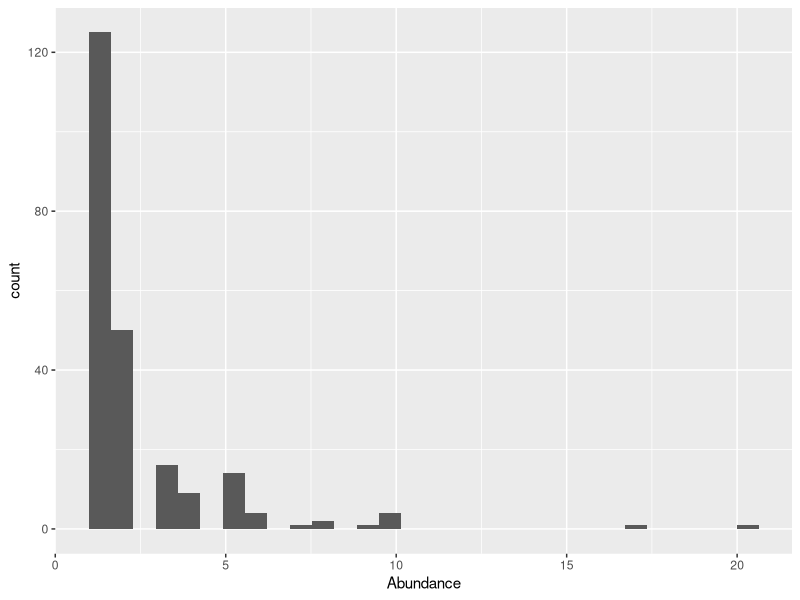

This figure's R source: (Note: this script raises an error after producing the figure.)
## ---- chunk 1
knitr::opts_chunk$set(echo = TRUE)
## ---- chunk 2
# RLS data wrangling course
# CJ Brown 
#2020-07-23
## ---- chunk 3
library(readr)
## ---- chunk 4
dat <- read_csv("data-raw/Rottnest-Island-UVC.csv")
## ---- chunk 5
str(dat)
names(dat)
nrow(dat)
head(dat)
tail(dat)
length(unique(dat$SurveyID))
length(unique(dat$SpeciesID))
unique(dat$Sizeclass)
table(dat$Method)
## ---- chunk 6
library(dplyr)
## ---- chunk 7
datscarus <- filter(dat, CURRENT_TAXONOMIC_NAME == "Scarus ghobban")
## ---- chunk 8
library(ggplot2)
## ---- chunk 9
ggplot(datscarus) + 
  aes(x = Abundance) + 
  geom_histogram()
## ---- chunk 10
ggplot(datscarus) + 
  aes(x = Abundance, y = Biomass) +
  geom_point()
## ---- chunk 11
ggplot(datscarus) + 
  aes(x = Abundance, y = Biomass, color = Sizeclass) +
  geom_point()
## ---- chunk 12
survdat <- read_csv("data-raw/Rottnest-Island-surveys.csv")
datscarus2 <- left_join(datscarus, survdat, by = "SurveyID")
## ---- chunk 13
nrow(datscarus)
nrow(datscarus2)
## ---- chunk 14
library(lubridate)
datscarus2$year <- year(datscarus2$SurveyDate)
## ---- chunk 15
ggplot(datscarus2) + 
  aes(x = year, y = Abundance) + 
  geom_point()
## ---- chunk 16
ggplot(datscarus2) + 
  aes(x = year, y = Abundance) + 
  geom_point() +
  stat_smooth()
## ---- chunk 17
sdat <- read_csv("data-raw/Rottnest-Island-sites.csv")
dat2 <- left_join(dat, survdat, by = "SurveyID")
nrow(dat)
length(unique(dat$SurveyID))
length(unique(dat2$SurveyID))
nrow(dat2)
dat2 <- left_join(dat2, sdat, by = "SiteCode")
nrow(dat2)
length(unique(dat2$SurveyID))
## ---- chunk 18
dat2$year <- year(dat2$SurveyDate)
dat2g <- group_by(dat2, SurveyID)
datA <- summarize(dat2g, 
                  sum_abund = sum(Abundance))

## ---- chunk 19
ggplot(datA) + 
  aes(x = sum_abund, color = NULL) +
  geom_histogram()
## ---- chunk 20
dat3 <- filter(dat2, !is.na(TempTrop_23cutoff))
dat3g <- group_by(dat3, SurveyID, SiteCode, year, TempTrop_23cutoff)
dat4 <- summarize(dat3g, 
                  sum_abund = sum(Abundance, na.rm = TRUE))

## ---- chunk 21
ggplot(dat4) + 
  aes(x = year, y = sum_abund, color = TempTrop_23cutoff) +
  geom_point() +
  stat_smooth()
## ---- chunk 22
library(tidyr)
dat5 <- pivot_wider(dat4, names_from = TempTrop_23cutoff,
                    values_from = sum_abund,
                    values_fill = list(sum_abund = 0))
dat5 <- mutate(dat5, prop_trop = tropical/(temperate + tropical))

## ---- chunk 23
ggplot(dat5) + 
  aes(x = year, y = prop_trop) +
  geom_point(aes(color = SiteCode)) + 
  stat_smooth()
## ---- chunk 24
dat6g <- group_by(dat5, SiteCode, year)
dat6 <- summarize(dat6g, prop_trop = mean(prop_trop))
## ---- chunk 25
ggplot(dat6) + 
  aes(x = year, y = prop_trop, color = SiteCode) +
  geom_line()
